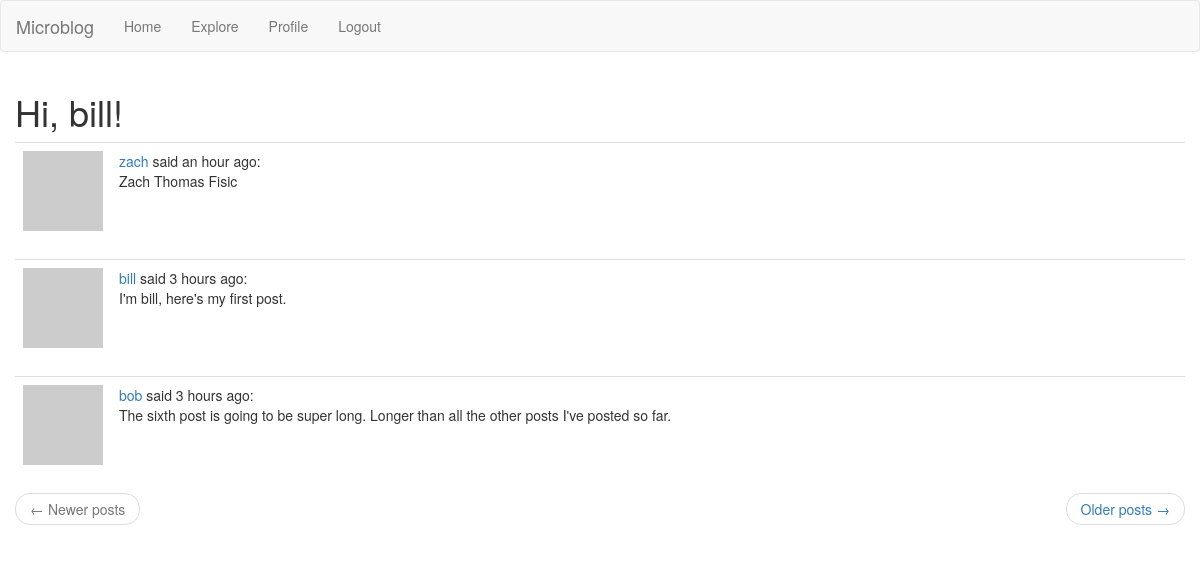
Screenshot of /explore (signed in) with the database file from the repository.
### app/models.py (models this page shows, shortened)
class User(UserMixin, db.Model):
  id = db.Column(db.Integer, primary_key=True)
  username = db.Column(db.String(64), index=True, unique=True)
  email = db.Column(db.String(120), index=True, unique=True)
  password_hash = db.Column(db.String(128))
  posts = db.relationship('Post', backref='author', lazy='dynamic')
  about_me = db.Column(db.String(140))
  last_seen = db.Column(db.DateTime, default=datetime.utcnow)
  followed = db.relationship(
    'User',
    secondary=followers,
    primaryjoin=(followers.c.follower_id == id),
    secondaryjoin=(followers.c.followed_id == id),
    backref=db.backref('followers', lazy='dynamic'),
    lazy='dynamic'
  )
  def avatar(self, size):
    digest = md5(self.email.lower().encode('utf-8')).hexdigest()
    return 'https://www.gravatar.com/avatar/{}?d=identicon&s={}'.format(digest, size)

class Post(db.Model):
  id = db.Column(db.Integer, primary_key=True)
  body = db.Column(db.String(140))
  timestamp = db.Column(db.DateTime, index=True, default=datetime.utcnow)
  user_id = db.Column(db.Integer, db.ForeignKey('user.id'))

### app/routes.py (the view)
@app.route('/explore')
@login_required
def explore():
  page = request.args.get('page', 1, type=int)
  posts = Post.query.order_by(Post.timestamp.desc()).paginate(page, app.config['POSTS_PER_PAGE'], False)
  next_url = url_for('explore', page=posts.next_num) if posts.has_next else None
  prev_url = url_for('explore', page=posts.prev_num) if posts.has_prev else None
  return render_template('index.html', title='Explore', posts=posts.items, next_url=next_url, prev_url=prev_url)

### app/models.py (called while the page is built)
@login.user_loader
def load_user(id):
  return User.query.get(int(id))

### app/routes.py (called while the page is built)
@app.before_request
def before_request():
  if current_user.is_authenticated:
    current_user.last_seen = datetime.utcnow()
    db.session.commit()
  g.locale = str(get_locale())

### app/templates/index.html (shortened to what this page needs)
{% extends "base.html" %}
{% import 'bootstrap/wtf.html' as wtf %}
{% block app_content %}
  <h1>{{ _('Hi') }}, {{ current_user.username }}!</h1>
  {% for post in posts %}
    {% include 'post.html' %}
  {% endfor %}
  <nav aria-label="...">
    <ul class="pager">
      <li class="previous{% if not prev_url %} disabled{% endif %}">
        <a href="{{ prev_url or '#' }}">
          <span aria-hidden="true">&larr;</span> {{ _('Newer posts') }}
        </a>
      </li>
      <li class="next{% if not next_url %} disabled{% endif %}">
        <a href="{{ next_url or '#' }}">
          {{ _('Older posts') }} <span aria-hidden="true">&rarr;</span>
        </a>
      </li>
    </ul>
  </nav>
{% endblock %}

### app/templates/post.html
<table class="table table-hover">
  <tr>
    <td width="70px">
      <a href="{{ url_for('user', username=post.author.username) }}">
        <img src="{{ post.author.avatar(70) }}" />
      </a>
    </td>
    <td>
      <a href="{{ url_for('user', username=post.author.username) }}">
        {{ post.author.username }}
      </a>
      {{ _('said') }} {{ moment(post.timestamp).fromNow() }}:
      <br>
      {{ post.body }}
    </td>
  </tr>
</table>

### rows the page displays
User: username "bill"
Post: author.username "zach", timestamp "an hour ago", body "Zach Thomas Fisic"
Post: author.username "bill", timestamp "3 hours ago", body "I'm bill, here's my first post."
Post: author.username "bob", timestamp "3 hours ago", body "The sixth post is going to be super long. Longer than all the other posts I've posted so far."
